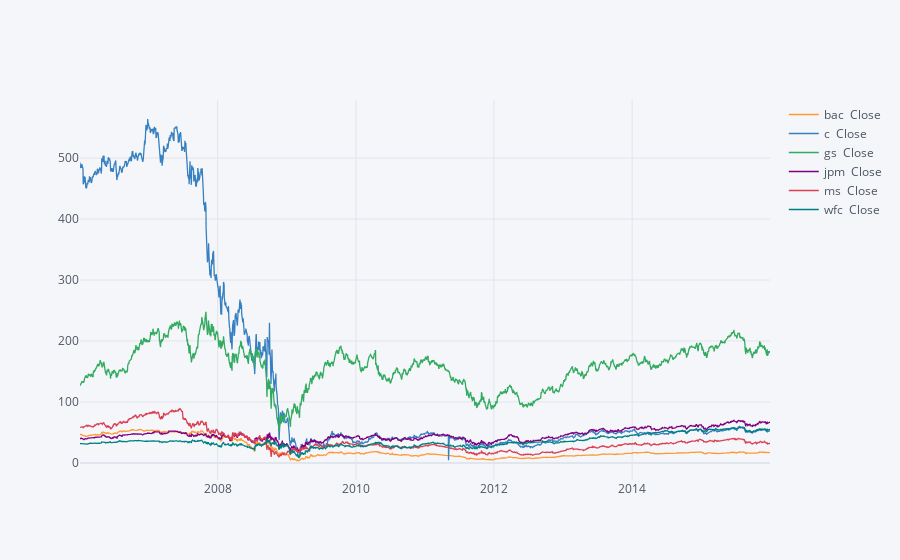

This figure's notebook cell:
### Code cell
close.iplot()

### Figure 1 — Plotly figure (JSON) as saved in the notebook; plotly's stock layout.template omitted (floating-point values rounded to 4 significant figures; data arrays with more than 128 entries replaced by an {"elided": "..."} marker saying what was removed)
{"data": [{"line": {"color": "rgba(255, 153, 51, 1.0)", "dash": "solid", "shape": "linear", "width": 1.3}, "mode": "lines", "name": "bac  Close", "text": "", "type": "scatter", "x": {"elided": "2517 str values"}, "y": {"elided": "2517 float values"}}, {"line": {"color": "rgba(55, 128, 191, 1.0)", "dash": "solid", "shape": "linear", "width": 1.3}, "mode": "lines", "name": "c  Close", "text": "", "type": "scatter", "x": {"elided": "2517 str values"}, "y": {"elided": "2517 float values"}}, {"line": {"color": "rgba(50, 171, 96, 1.0)", "dash": "solid", "shape": "linear", "width": 1.3}, "mode": "lines", "name": "gs  Close", "text": "", "type": "scatter", "x": {"elided": "2517 str values"}, "y": {"elided": "2517 float values"}}, {"line": {"color": "rgba(128, 0, 128, 1.0)", "dash": "solid", "shape": "linear", "width": 1.3}, "mode": "lines", "name": "jpm  Close", "text": "", "type": "scatter", "x": {"elided": "2517 str values"}, "y": {"elided": "2517 float values"}}, {"line": {"color": "rgba(219, 64, 82, 1.0)", "dash": "solid", "shape": "linear", "width": 1.3}, "mode": "lines", "name": "ms  Close", "text": "", "type": "scatter", "x": {"elided": "2517 str values"}, "y": {"elided": "2517 float values"}}, {"line": {"color": "rgba(0, 128, 128, 1.0)", "dash": "solid", "shape": "linear", "width": 1.3}, "mode": "lines", "name": "wfc  Close", "text": "", "type": "scatter", "x": {"elided": "2517 str values"}, "y": {"elided": "2517 float values"}}], "layout": {"legend": {"bgcolor": "#F5F6F9", "font": {"color": "#4D5663"}}, "paper_bgcolor": "#F5F6F9", "plot_bgcolor": "#F5F6F9", "title": {"font": {"color": "#4D5663"}}, "xaxis": {"gridcolor": "#E1E5ED", "showgrid": true, "tickfont": {"color": "#4D5663"}, "title": {"font": {"color": "#4D5663"}, "text": ""}, "zerolinecolor": "#E1E5ED"}, "yaxis": {"gridcolor": "#E1E5ED", "showgrid": true, "tickfont": {"color": "#4D5663"}, "title": {"font": {"color": "#4D5663"}, "text": ""}, "zerolinecolor": "#E1E5ED"}}}
